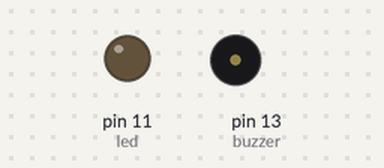
Bench run of a sketch on a simulated Arduino Uno, built with avr-gcc and run on an emulated ATmega328P. Shown: output pins drawn as LEDs (lit = HIGH), buzzer (waves = sounding).

Above: at 0.5 s.
At 1.5 s:
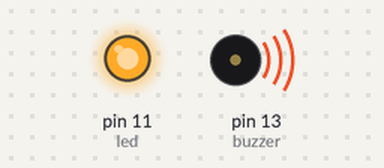
Timing chart, 0 to 3.0 s (numbered marks = the images above):
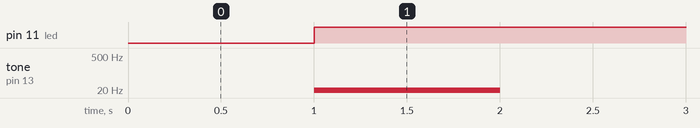

Measured:
- by itself, pin 11 (led): LOW → HIGH at 1.0 s
- by itself, tone on pin 13 (buzzer): alternates 15 Hz for 1.0 s and silent for 1.0 s

The sketch:

buzzer_beep.ino
```cpp
int buzzer = 13;
int led = 11;
void setup() {
  // put your setup code here, to run once:
pinMode(13,OUTPUT);
pinMode(11,OUTPUT);
}

void loop() {
  // put your main code here, to run repeatedly:
noTone(buzzer);

delay(1000);
digitalWrite(led,HIGH);
tone(buzzer,15);

delay(1000);
noTone(buzzer);
}
```
